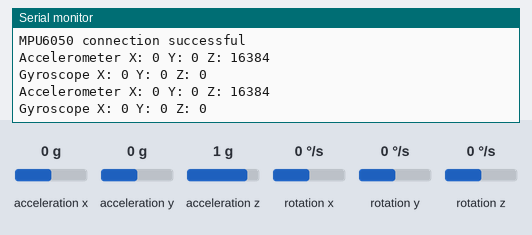
Bench run of a sketch on a simulated Arduino Uno, built with avr-gcc and run on an emulated ATmega328P. Parts: the last lines printed to the serial monitor. The test bench sets the inputs (shaded band); at power-on: acceleration x 0 g, acceleration y 0 g, acceleration z 1 g, rotation x 0 °/s, rotation y 0 °/s, rotation z 0 °/s.

Above: at 1.2 s.
1.3 s: acceleration x set to -1.4 g
At 2.6 s:
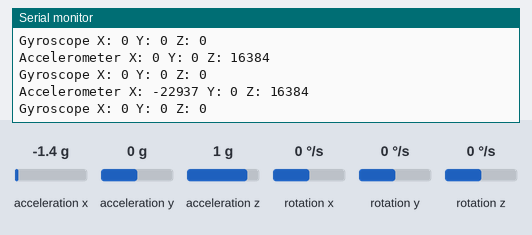
2.8 s: acceleration y set to -1.4 g
At 3.8 s:
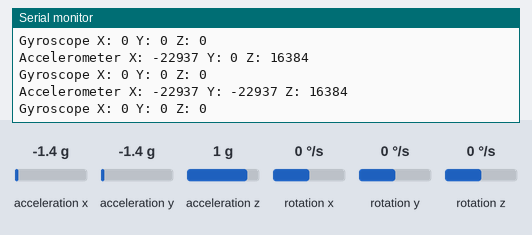
4.3 s: acceleration z set to -1.4 g
At 5.6 s:
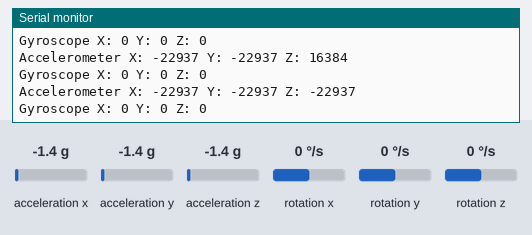
5.8 s: rotation x set to -192 °/s
At 6.9 s:
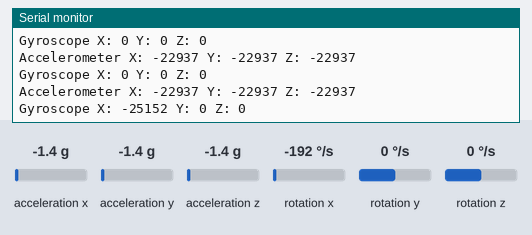
7.3 s: rotation y set to -192 °/s
At 8.9 s:
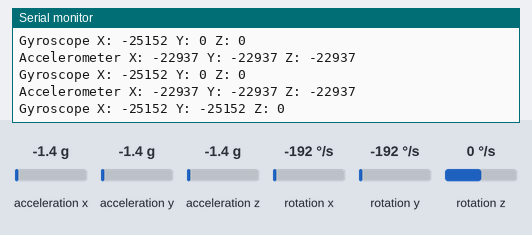

The sketch:

GyroRaw.ino
```cpp
#include <Wire.h>
#include <MPU6050.h>

// Create an MPU6050 object
MPU6050 mpu;

// Accelerometer and gyroscope values
int16_t ax, ay, az;
int16_t gx, gy, gz;

void setup() {
  // Start serial communication for debugging
  Serial.begin(115200);

  // Initialize I2C communication
  Wire.begin();

  // Initialize the MPU6050
  mpu.initialize();

  // Check if the MPU6050 is connected properly
  if (mpu.testConnection()) {
    Serial.println("MPU6050 connection successful");
  } else {
    Serial.println("MPU6050 connection failed");
  }
}

void loop() {
  // Read raw accelerometer and gyroscope values
  mpu.getAcceleration(&ax, &ay, &az);
  mpu.getRotation(&gx, &gy, &gz);

  // Print accelerometer values (in raw units)
  Serial.print("Accelerometer X: ");
  Serial.print(ax);
  Serial.print(" Y: ");
  Serial.print(ay);
  Serial.print(" Z: ");
  Serial.println(az);

  // Print gyroscope values (in raw units)
  Serial.print("Gyroscope X: ");
  Serial.print(gx);
  Serial.print(" Y: ");
  Serial.print(gy);
  Serial.print(" Z: ");
  Serial.println(gz);

  // Add a small delay for readability
  delay(1000);
}
```

Measured:
- after the input at 1.3 s, the serial monitor: prints a new line after 0.71 s (image 1)
- after the input at 2.8 s, the serial monitor: prints a new line after 0.22 s (image 2)
- after the input at 4.3 s, the serial monitor: prints a new line after 0.73 s (image 3)
- after the input at 5.8 s, the serial monitor: prints a new line after 0.24 s (image 4)
- after the input at 7.3 s, the serial monitor: prints a new line after 0.75 s (image 5)
